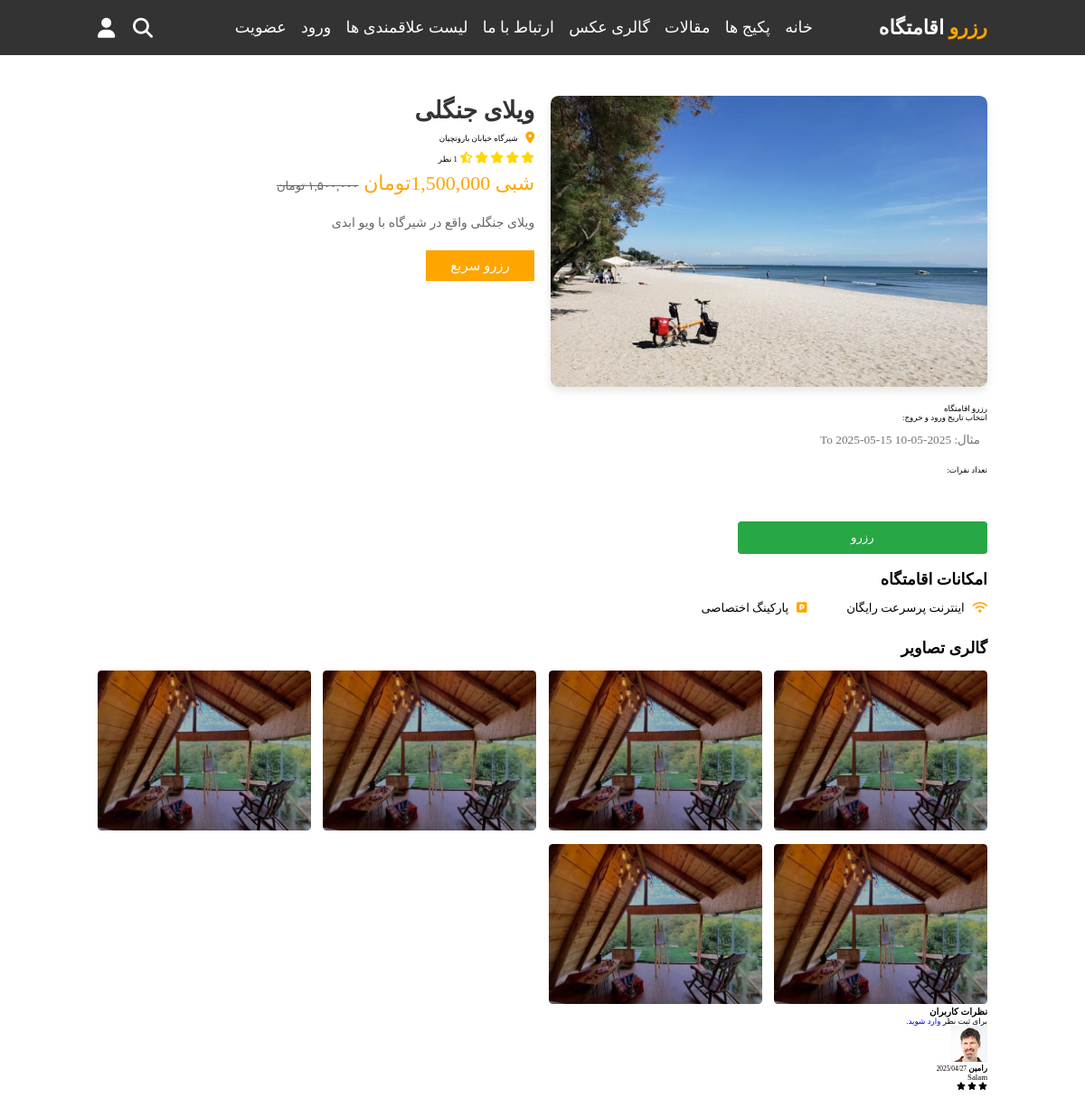
The app's page /eghamatgah/eghamat_detail/3 with its own data.
### eghamatgah/models.py (models this page shows, shortened)
class Eghamatgah(models.Model):
    type = (
        ('villa', 'ویلا'),
        ('aparteman', 'آپارتمان'),
        ('khanebagh', 'خانه باغ'),
        ('kolbe', 'کلبه'),
    )
    Ecategory = models.ManyToManyField(Eghamatgah_Category, blank=True, related_name='categories', verbose_name='دسته بندی')
    seller = models.ForeignKey(Seller,on_delete=models.CASCADE, related_name='seller', verbose_name='فروشنده')
    title = models.CharField(max_length=100, verbose_name='عنوان اقامتگاه')
    eghamat_type= models.CharField(max_length=100, choices=type, verbose_name='نوع اقامتگاه')
    ostan = models.CharField(max_length=20, verbose_name='استان')
    shahr = models.CharField(max_length=20, verbose_name='شهر')
    address = models.CharField(max_length=300, verbose_name='آدرس کامل')
    tedad_otagh = models.PositiveIntegerField(null=True, verbose_name='تعداد اتاق')
    metrazh = models.PositiveIntegerField(null=True, verbose_name='متراژ')
    zarfiat = models.PositiveIntegerField(null=True, verbose_name='ظرفیت')
    zarfiat_extra = models.DecimalField(max_digits=10,decimal_places=2, default=0, verbose_name='تعداد نفرات اضافه')
    gheymat_har_shab = models.IntegerField(null=True, verbose_name='قیمت هر شب')
    time_voroud = models.TimeField(null=True, verbose_name='تایم ورود')
    time_khorouj = models.TimeField(null=True, verbose_name='تایم خروج')
    description = models.CharField(max_length=200, verbose_name='توضیحات تکمیلی')
    wifi = models.BooleanField(default=False, verbose_name='اینترنت وای فای')
    parking = models.BooleanField(default=False, verbose_name='پارکینگ')
    pool = models.BooleanField(default=False, verbose_name='استخر')
    kitchen = models.BooleanField(default=False, verbose_name='آشپزخانه')
    tv = models.BooleanField(default=False, verbose_name='تلویزیون')
    image = models.ImageField(upload_to='media',default='', verbose_name='تصویر1')
    image2 = models.ImageField(upload_to='media',default='', verbose_name='تصویر2')
    image3 = models.ImageField(upload_to='media',default='', verbose_name='تصویر3')
    image4 = models.ImageField(upload_to='media',default='', verbose_name='تصویر4')
    image5 = models.ImageField(upload_to='media',default='', verbose_name='تصویر5')
    video = models.FileField(
        upload_to='videos',
        null=True,
        blank=True,
        validators=[FileExtensionValidator(allowed_extensions=['mp4', 'mov', 'avi'])],
        verbose_name='ویدیو'
    )
    aparat_video_id = models.CharField(max_length=100, null=True, blank=True)
    created_at = models.DateTimeField(auto_now_add=True)
    class Meta:
        verbose_name = 'مشخصات اقامتگاه'
        verbose_name_plural = 'مشخصات اقامتگاه ها'

class EghamatComment(models.Model):
    STAR_TYPE = (
        ('1', '1'),
        ('2', '2'),
        ('3', '3'),
        ('4', '4'),
        ('5', '5'),
    )
    eghamat = models.ForeignKey(Eghamatgah, on_delete=models.CASCADE, verbose_name='اقامتگاه')
    parent = models.ForeignKey('EghamatComment', null=True,blank=True,on_delete=models.CASCADE,related_name='parentcomment', verbose_name='والد')
    user = models.ForeignKey(User,on_delete=models.CASCADE,null=True,blank=True,verbose_name='کاربر')
    create_date = models.DateTimeField(auto_now_add=True,verbose_name='تاریخ ثبت')
    text = models.TextField(verbose_name='متن نظر')
    star = models.CharField(max_length=20, choices=STAR_TYPE, verbose_name='امتیاز')
    booking = models.OneToOneField('booking.Booking',on_delete=models.CASCADE,default='',null=True,blank=True, verbose_name='رزرو مربوطه')
    class Meta:
        verbose_name = 'نظر اقامتگاه'
        verbose_name_plural = 'نظرات اقامتگاه'

### user_account/models.py (models this page shows, shortened)
class User(AbstractUser):
    user_number = models.CharField(max_length=50, null=True, verbose_name='شماره تماس')
    verification_code = models.CharField(max_length=6, null=True, blank=True)
    avatar = models.ImageField(upload_to='media', default='', null=True, verbose_name='آواتار')
    class Meta:
        verbose_name = 'کاربر'
        verbose_name_plural = 'کاربران'

### eghamatgah/views.py (the view, shortened to what this page needs)
class EghamatDetail(DetailView):
    model = Eghamatgah
    template_name = 'eghamatgah/detail3.html'
    context_object_name = 'eghamat'
    def get_queryset(self):
        query = super(EghamatDetail, self).get_queryset()
        return query
    def get_context_data(self, **kwargs):
        context = super(EghamatDetail, self).get_context_data(**kwargs)
        eghamat = self.object
        available_ranges = AvailableDate.objects.filter(eghamat=eghamat)
        available_days = []
        for r in available_ranges:
            diff = (r.end_date - r.start_date).days
            available_days += [r.start_date + timedelta(days=i) for i in range(diff+1)]
        bookings = Booking.objects.filter(eghamat=eghamat, status='confirmed')
        reserved_days = []
        for b in bookings:
            diff= (b.check_out - b.check_in).days
            reserved_days += [b.check_in + timedelta(days=i) for i in range(diff+1)]
        final_available = [d.isoformat() for d in available_days if d not in reserved_days]
        final_reserved = [d.isoformat() for d in reserved_days]
        context.update({
            'comments': EghamatComment.objects.filter(eghamat=eghamat, parent=None)
            .order_by('create_date')
            .prefetch_related('parentcomment'),
            'comments_count': EghamatComment.objects.filter(eghamat=eghamat).count(),
            'comment_form': EghamatCommentForm,
            'booking_form': BookingForm(),
            'available_dates': final_available,
            'reserved_dates': final_reserved,
            'total_price': None,
        })
        return context

### booking/forms.py (shortened to what this page needs)
class BookingForm(forms.ModelForm):
    class Meta:
        model = Booking
        fields = ['check_in', 'check_out', 'persons']
    def __init__(self, *args, **kwargs):
        eghamat = kwargs.pop('eghamat', None)  # این مدل اقامتگاه برای فیلتر کردن تاریخ‌ها میاد
        super().__init__(*args, **kwargs)

### polls/templatetags/poll_extras.py (called while the page is built)
@register.filter(name='three_digits_currency')
def three_digits_currency(value:int):
    return '{:,}'.format(value) + 'تومان'

### eghamatgah/templates/eghamatgah/detail3.html (shortened to what this page needs)
{% extends 'base2.html' %}
{% load static %}
{% load poll_extras %}
{% block page_content %}
<section class="accommodation-details">
    <div class="details-container" >
        <div class="main-image">
            <img src="{{ eghamat.image.url}}" alt="اقامتگاه ویلا ساحلی">
        </div>
        <div class="content">
            <h1>{{ eghamat.title}}</h1>
            <div class="location">
                <i class="fas fa-map-marker-alt"></i>
                <span>{{ eghamat.address}}</span>
            </div>
            <div class="stars">
                <i class="fas fa-star"></i>
                <i class="fas fa-star"></i>
                <i class="fas fa-star"></i>
                <i class="fas fa-star"></i>
                <i class="fas fa-star-half-alt"></i>
                <span>{{comments_count}} نظر </span>
            </div>
            <div class="price">
                شبی {{ eghamat.gheymat_har_shab|three_digits_currency }}
                <span>۱,۵۰۰,۰۰۰ تومان</span>
            </div>
            <div class="description">
                <p>{{ eghamat.description }}</p>
            </div>
            <a href="#" class="btn">رزرو سریع</a>
        </div>
<div id="calendar">
<div class="card shadow-sm">
    <div class="card-header bg-primary text-white">
      رزرو اقامتگاه
    </div>
    <div class="card-body">
<form id="booking-form" method="post">
  <div style="max-width:400px;margin:auto;">
    <label for="datePicker">انتخاب تاریخ ورود و خروج:</label>
    <input
      type="text"
      id="datePicker"
      name="date_range"
      placeholder="مثال: 2025-05-10 to 2025-05-15"
      readonly
      style="width:100%;padding:8px;margin-top:4px;"
    />
    <label for="persons" style="margin-top:12px;display:block;">تعداد نفرات:</label>
    <input
      type="number"
      id="persons"
      name="persons"
      min="1"
      required
      style="width:100%;padding:8px;margin-top:4px;"
    />
    <button
      type="submit"
      style="width:100%;padding:10px;margin-top:16px;background:#28a745;color:#fff;border:none;border-radius:4px;"
    >
      رزرو
    </button>
  </div>
</form>
    </div>
  </div>
</div>
</div>
    <div class="amenities">
        <h2>امکانات اقامتگاه</h2>
        <div class="amenities-grid">
            {% if eghamat.wifi %}
                <div class="amenity-item">
                    <i class="fas fa-wifi"></i>
                    <span>اینترنت پرسرعت رایگان</span>
            {% endif %}
                </div>
            {% if eghamat.parking %}
            <div class="amenity-item">
                <i class="fas fa-parking"></i>
                <span>پارکینگ اختصاصی</span>
            </div>
            {% endif %}
        </div>
    </div>
    <div class="gallery">
        <h2>گالری تصاویر</h2>
        <div class="gallery-grid">
            <div class="gallery-item">
                <img src="{{ eghamat.image2.url}}" alt="نمای بیرونی ویلا">
            </div>
            <div class="gallery-item">
                <img src="{{ eghamat.image2.url}}" alt="اتاق خواب اصلی">
            </div>
            <div class="gallery-item">
                <img src="{{ eghamat.image2.url}}" alt="استخر ویلا">
            </div>
            <div class="gallery-item">
                <img src="{{ eghamat.image2.url}}" alt="آشپزخانه">
            </div>
            <div class="gallery-item">
                <img src="{{ eghamat.image2.url}}" alt="چشم انداز ساحل">
            </div>
            <div class="gallery-item">
                <img src="{{ eghamat.image2.url}}" alt="سالن پذیرایی">
            </div>
        </div>
    </div>
        <div class="reviews-section">
            <h3 class="mb-4">نظرات کاربران</h3>
            {% if request.user.is_authenticated %}
                <form method="post" action="">{% csrf_token %}
                    {{ comment_form.as_p }}
                    <button class="btn btn-success">ارسال نظر</button>
                </form>
            {% else %}
                <p>برای ثبت نظر <a href="{% url 'login_page' %}">وارد شوید</a>.</p>
            {% endif %}
            <div class="mt-4">
                {% for comment in comments %}
                    <div class="border rounded p-3 mb-3">
                        <div class="d-flex align-items-center mb-2">
                            <img src="{{ comment.user.avatar.url }}" class="rounded-circle me-2" width="40" height="40">
                            <div>
                                <strong>{{ comment.user.first_name }}</strong>
                                <small class="text-muted d-block">{{ comment.create_date|date:"Y/m/d" }}</small>
                            </div>
                        </div>
                        <p>{{ comment.text }}</p>
                                <div class="rating">
                                    {% if comment.star == "1" %}
                                        <i class="fas fa-star text-warning"></i>
                                    {% elif comment.star == "2" %}
                                        <i class="fas fa-star text-warning"></i>
                                        <i class="fas fa-star text-warning"></i>
                                    {% elif comment.star == "3" %}
                                        <i class="fas fa-star text-warning"></i>
                                        <i class="fas fa-star text-warning"></i>
                                        <i class="fas fa-star text-warning"></i>
                                    {% elif comment.star == "4" %}
                                        <i class="fas fa-star text-warning"></i>
                                        <i class="fas fa-star text-warning"></i>
                                        <i class="fas fa-star text-warning"></i>
                                        <i class="fas fa-star text-warning"></i>
                                    {% elif comment.star == "5" %}
                                        <i class="fas fa-star text-warning"></i>
                                        <i class="fas fa-star text-warning"></i>
                                        <i class="fas fa-star text-warning"></i>
                                        <i class="fas fa-star text-warning"></i>
                                        <i class="fas fa-star text-warning"></i>
                                    {% endif %}
                                </div>
                    </div>
                {% endfor %}
            </div>
        </div>
</section>
{% endblock %}

### static/css/style.css (style rules this page uses)
:root { --orange:#ffa500; }
* { font-family: "IRANSansWeb"; margin:0; padding:0; box-sizing: border-box; text-transform: capitalize; outline: none; border:none; text-decoration: none; transition: all .2s linear; }
html { font-family: "IRANSansWeb"; font-size: 62.5%; overflow-x: hidden; scroll-padding-top: 6rem; scroll-behavior: smooth; text-align: right; direction: rtl; }
section { padding:2rem 9%; }
.btn { display: inline-block; margin-top: 1rem; background:var(--orange); color:#fff; padding:.8rem 3rem; border:.2rem solid var(--orange); cursor: pointer; font-size: 1.7rem; }
@media (max-width:1200px) { html { font-size: 55%; } }
.accommodation-details { margin-top: 8rem; padding: 2rem 9%; }
.accommodation-details .details-container { display: flex; flex-wrap: wrap; gap: 2rem; margin-top: 2rem; }
.accommodation-details .main-image { flex: 1 1 40rem; }
.accommodation-details .main-image img { width: 100%; border-radius: 1rem; box-shadow: 0 .5rem 1rem rgba(0,0,0,.1); }
.accommodation-details .content { flex: 1 1 40rem; }
.accommodation-details .content h1 { font-size: 3rem; color: #333; }
.accommodation-details .content .location { display: flex; align-items: center; gap: 1rem; margin: 1rem 0; }
.accommodation-details .content .location i { color: var(--orange); font-size: 1.5rem; }
.accommodation-details .content .stars { margin: 1rem 0; }
.accommodation-details .content .stars i { color: gold; font-size: 1.5rem; }
.accommodation-details .content .price { font-size: 2.5rem; color: var(--orange); margin: 1rem 0; }
.accommodation-details .content .price span { font-size: 1.5rem; color: #666; text-decoration: line-through; }
.accommodation-details .content .description { font-size: 1.6rem; color: #666; line-height: 1.8; padding: 1rem 0; }
.accommodation-details .amenities { margin-top: 2rem; }
.accommodation-details .amenities h2 { font-size: 2rem; margin-bottom: 1.5rem; }
.accommodation-details .amenities-grid { display: grid; grid-template-columns: repeat(auto-fill, minmax(20rem, 1fr)); gap: 1.5rem; }
.accommodation-details .amenity-item { display: flex; align-items: center; gap: 1rem; font-size: 1.5rem; }
.accommodation-details .amenity-item i { color: var(--orange); }
.accommodation-details .gallery { margin-top: 3rem; }
.accommodation-details .gallery h2 { font-size: 2rem; margin-bottom: 1.5rem; }
.accommodation-details .gallery-grid { display: grid; grid-template-columns: repeat(auto-fill, minmax(25rem, 1fr)); gap: 1.5rem; }
.accommodation-details .gallery-item img { width: 100%; border-radius: .5rem; transition: transform .3s; }

### records on screen
Eghamatgah: image (picture), title "ویلای جنگلی", address "شیرگاه خیابان باروتچیان", gheymat_har_shab|three_digits_currency "1,500,000تومان", description "ویلای جنگلی واقع در شیرگاه با ویو ابدی", image2 (picture)
EghamatComment: user.avatar (picture), user.first_name "رامین", create_date "2025/04/27", text "Salam", star "3" (drawn)
